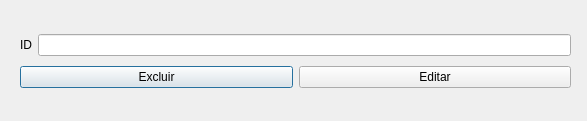
<?xml version="1.0" encoding="UTF-8"?>
<ui version="4.0">
 <class>Editar</class>
 <widget class="QDialog" name="Editar">
  <property name="geometry">
   <rect>
    <x>0</x>
    <y>0</y>
    <width>587</width>
    <height>121</height>
   </rect>
  </property>
  <property name="windowTitle">
   <string>Dialog</string>
  </property>
  <widget class="QWidget" name="">
   <property name="geometry">
    <rect>
     <x>20</x>
     <y>30</y>
     <width>551</width>
     <height>64</height>
    </rect>
   </property>
   <layout class="QVBoxLayout" name="verticalLayout">
    <item>
     <layout class="QHBoxLayout" name="horizontalLayout">
      <item>
       <widget class="QLabel" name="label">
        <property name="text">
         <string>ID</string>
        </property>
       </widget>
      </item>
      <item>
       <widget class="QLineEdit" name="lineEdit"/>
      </item>
     </layout>
    </item>
    <item>
     <layout class="QHBoxLayout" name="horizontalLayout_2">
      <item>
       <widget class="QPushButton" name="btn_delete">
        <property name="text">
         <string>Excluir</string>
        </property>
       </widget>
      </item>
      <item>
       <widget class="QPushButton" name="btn_edit">
        <property name="text">
         <string>Editar</string>
        </property>
       </widget>
      </item>
     </layout>
    </item>
   </layout>
  </widget>
 </widget>
 <resources/>
 <connections/>
</ui>
